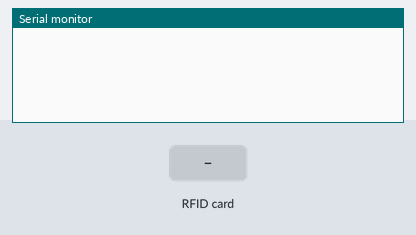
The sketch below on a simulated Arduino Uno, built with avr-gcc and run on an emulated ATmega328P. Parts: the last lines printed to the serial monitor. The inputs (shaded band) are chosen by the test bench.

Above: at 1.2 s.
1.3 s: RFID card 5E 7A 19 C4 held to the reader
At 2.0 s:
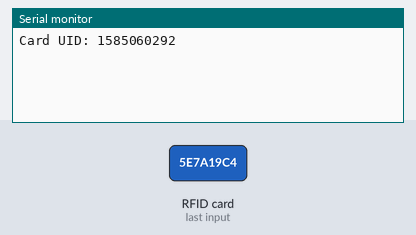
2.8 s: RFID card 5E 7A 19 C4 held to the reader
At 5.0 s:
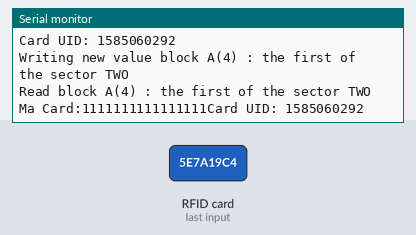

The sketch:

WriteToRFIDCard.ino
```cpp
#include <SPI.h>
#include <MFRC522.h>
#include <LiquidCrystal.h>

//Arduino Uno
//LCD
#define LCD_RS 8
#define LCD_EN 7
#define LCD_D4 3
#define LCD_D5 4
#define LCD_D6 5
#define LCD_D7 6
//Motion sensor
#define Motion_sensor 14
//RFID
#define SS_PIN 10
#define RST_PIN 9
MFRC522 mfrc522(SS_PIN, RST_PIN);

unsigned long uidDec, uidDecTemp; // hien thi so UID dang thap phan
int motionDetection = 0;
int i = 0;
int card = 1;

void setup() {
    LiquidCrystal(LCD_RS, LCD_EN, LCD_D4, LCD_D5, LCD_D6, LCD_D7);
    Serial.begin(9600);
    SPI.begin();
    mfrc522.PCD_Init();
    pinMode(motionDetection, INPUT);

}

void loop() {
    MFRC522::MIFARE_Key key;
    for (byte i = 0; i < 6; i++) {
            key.keyByte[i] = 0xFF;
    }

    if ( ! mfrc522.PICC_IsNewCardPresent()) {
      return;
    }
    if ( ! mfrc522.PICC_ReadCardSerial()) {
      return;
    }
    uidDec = 0;
    for (byte i = 0; i < mfrc522.uid.size; i++) {
      uidDecTemp = mfrc522.uid.uidByte[i];
      uidDec = uidDec*256+uidDecTemp;
    }
    Serial.print("Card UID: ");
    Serial.println(uidDec);
    delay(3000);

    byte sector = 1;
    byte valueBlockA = 4;
    byte trailerBlock   = 7;
    byte status;
    status = mfrc522.PCD_Authenticate(MFRC522::PICC_CMD_MF_AUTH_KEY_A, trailerBlock, &key, &(mfrc522.uid));
    if (status != MFRC522::STATUS_OK) {
            Serial.print("PCD_Authenticate() failed: ");
            Serial.println(mfrc522.GetStatusCodeName(status));
            return;
    }


    Serial.println("Writing new value block A(4) : the first of the sector TWO ");

    byte value1Block[] = {1,1,1,1,1,1,1,1,1,1,1,1,1,1,1,1,valueBlockA,~valueBlockA,valueBlockA,~valueBlockA };

        //byte value1Block[] = {2,2,2,2,2,2,2,2,2,2,2,2,2,2,2,2,valueBlockA,~valueBlockA,valueBlockA,~valueBlockA };
    status = mfrc522.MIFARE_Write(valueBlockA, value1Block, 16);
    if (status != MFRC522::STATUS_OK) {
            Serial.print("MIFARE_Write() failed: ");
            Serial.println(mfrc522.GetStatusCodeName(status));
    }
    Serial.println("Read block A(4) : the first of the sector TWO");
    byte buffer[18];
    byte size = sizeof(buffer);
    // change this: valueBlockA , for read anather block
    // cambiate valueBlockA per leggere un altro blocco
    status = mfrc522.MIFARE_Read(valueBlockA, buffer, &size);
    Serial.print("Ma Card:");
    for(i=0; i<=15; i++){
      Serial.print(buffer[i]);
    }
    // Halt PICC
    mfrc522.PICC_HaltA();
    // Stop encryption on PCD
    mfrc522.PCD_StopCrypto1();

}
```

Measured:
- after the input at 1.3 s, the serial monitor: prints a new line at once (image 1)
- after the input at 2.8 s, the serial monitor: prints a new line after 1.6 s (image 2)
